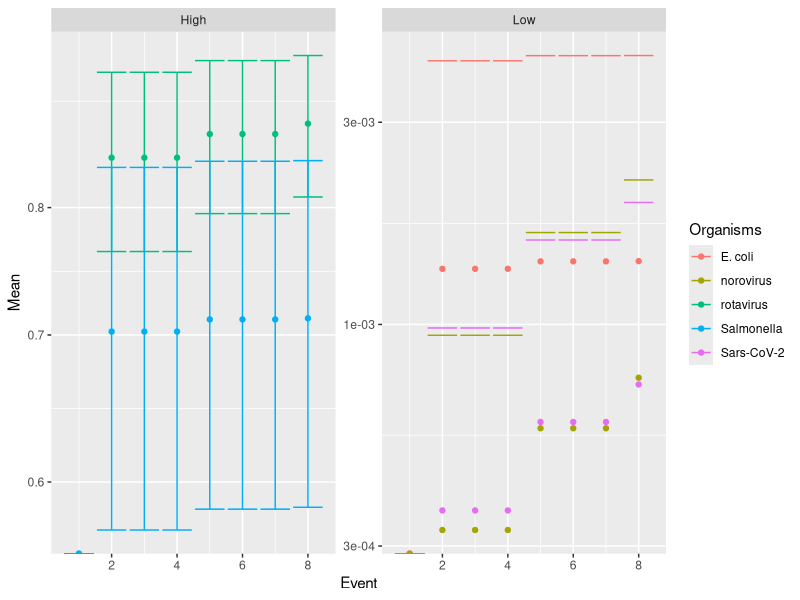
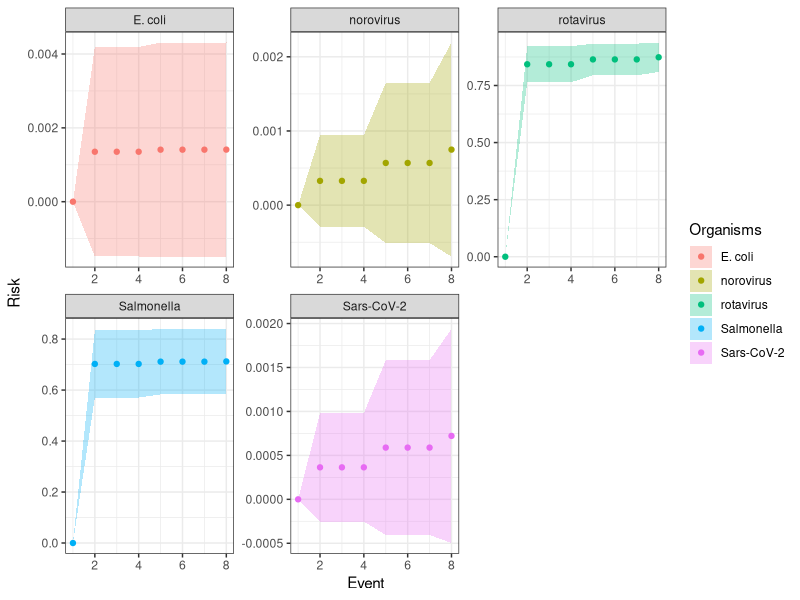
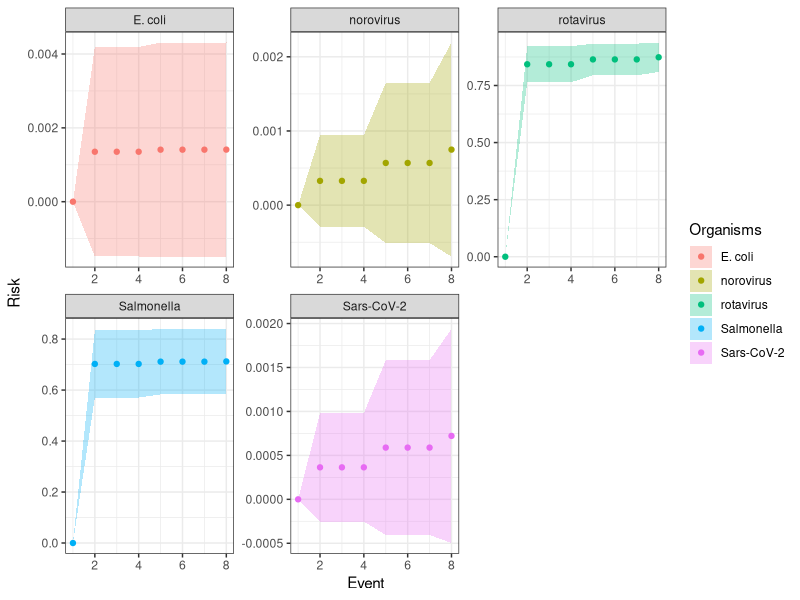

Source code (R) for these figures, in order: (Note: this script raises an error after producing the figures.)
library(readr)
baseline_scenario_result_graph <- read_csv("baseline scenario result graph.csv")
View(baseline_scenario_result_graph)

library(readr)
baseline_dose <- read_csv("baseline_dose.csv")
View(baseline_dose)
require(ggplot2)
require(ggpubr)

#Graph A style -----------------------


ggplot(baseline_scenario_result_graph)+
  geom_point(aes(x=Event, y=Mean, group=Organisms, color=Organisms))+
  geom_errorbar(aes(x=Event, ymin=Mean-Sd, ymax=Mean+Sd, group=Organisms, color=Organisms))+
  facet_wrap(~Type,scales="free")+
  scale_y_continuous(trans="log10")


#Graph B style--------------------------


ggplot(baseline_scenario_result_graph)+ 
  geom_point(aes(x=Event, y=Mean, group=Organisms, color=Organisms))+
  geom_ribbon(aes(x=Event, ymin=Mean-Sd, ymax=Mean+Sd, group=Organisms, fill=Organisms), alpha=0.3)+
  facet_wrap(~Organisms,scales="free")+
  theme_bw()+
  scale_y_continuous(name="Risk")
  windows() 

ggsave("figure_dpi550.tiff", dpi=550, dev='tiff', height=5, width=8, units="in")

#Graph C style--------------------------

A<-ggplot(baseline_scenario_result_graph)+ 
  geom_point(aes(x=Event, y=Mean, group=Organisms, color=Organisms))+
  geom_ribbon(aes(x=Event, ymin=Mean-Sd, ymax=Mean+Sd, group=Organisms, fill=Organisms), alpha=0.3)+
  facet_wrap(~Organisms,scales="free")+
  theme_bw()+
  scale_y_continuous(name="Risk")

B<-ggplot(baseline_dose)+ 
  geom_point(aes(x=Event, y=Mean, group=Organisms, color=Organisms))+
  geom_ribbon(aes(x=Event, ymin=Mean-Sd, ymax=Mean+Sd, group=Organisms, fill=Organisms), alpha=0.3)+
  facet_wrap(~Organisms,scales="free")+
  theme_bw()+
  scale_y_continuous(name="Dose")

ggarrange(B,A, common.legend=TRUE)+
  windows()

